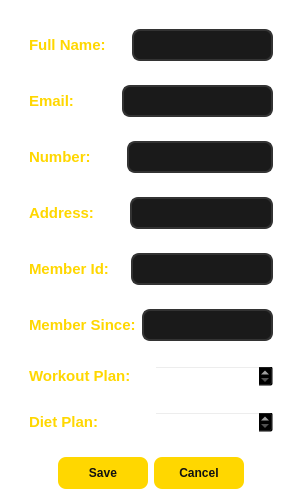
<?xml version="1.0" encoding="UTF-8"?>
<ui version="4.0">
 <class>ClientsEditDialog</class>
 <widget class="QDialog" name="ClientsEditDialog">
  <property name="geometry">
   <rect>
    <x>0</x>
    <y>0</y>
    <width>302</width>
    <height>490</height>
   </rect>
  </property>
  <property name="windowTitle">
   <string>INFO</string>
  </property>
  <property name="windowIcon">
   <iconset>
    <normalon>:/icons/FILES/LOGO.png</normalon>
   </iconset>
  </property>
  <property name="styleSheet">
   <string notr="true">QDialog
{
    background-color: #111111;
    color: white;
    font-family: &quot;Segoe UI&quot;;
}

QWidget
{
    background-color: transparent;
    color: white;
}

QLabel
{
    color: #FFD700;
    font-size: 11pt;
    font-weight: bold;
    border: none;
}

QLineEdit
{
    background-color: #1a1a1a;
    color: white;
    border: 2px solid #333333;
    border-radius: 8px;
    padding: 6px;
    selection-background-color: #FFD700;
    selection-color: black;
}

QLineEdit:focus
{
    border: 2px solid #FFD700;
}

QLineEdit:disabled
{
    background-color: #222222;
    color: #888888;
    border: 2px solid #444444;
}

QDialogButtonBox QPushButton
{
    background-color: #FFD700;
    color: #111111;
    border: none;
    border-radius: 8px;
    min-width: 90px;
    min-height: 32px;
    font-weight: bold;
}

QDialogButtonBox QPushButton:hover
{
    background-color: #e6c200;
}

QDialogButtonBox QPushButton:pressed
{
    background-color: #c9aa00;
}

QDialogButtonBox QPushButton[text=&quot;Cancel&quot;]
{
    background-color: #2a2a2a;
    color: white;
}

QDialogButtonBox QPushButton[text=&quot;Cancel&quot;]:hover
{
    background-color: #3a3a3a;
}
</string>
  </property>
  <layout class="QVBoxLayout" name="verticalLayout">
   <item>
    <widget class="QWidget" name="widget" native="true">
     <layout class="QVBoxLayout" name="verticalLayout_2">
      <item>
       <widget class="QWidget" name="widget_3" native="true">
        <layout class="QHBoxLayout" name="horizontalLayout_2">
         <property name="spacing">
          <number>26</number>
         </property>
         <item>
          <widget class="QLabel" name="label_3">
           <property name="text">
            <string>Full Name:</string>
           </property>
          </widget>
         </item>
         <item>
          <widget class="QLineEdit" name="lineEdit">
           <property name="readOnly">
            <bool>true</bool>
           </property>
          </widget>
         </item>
        </layout>
       </widget>
      </item>
      <item>
       <widget class="QWidget" name="widget_2" native="true">
        <layout class="QHBoxLayout" name="horizontalLayout">
         <property name="spacing">
          <number>48</number>
         </property>
         <item>
          <widget class="QLabel" name="label">
           <property name="text">
            <string>Email:</string>
           </property>
          </widget>
         </item>
         <item>
          <widget class="QLineEdit" name="lineEdit_2">
           <property name="readOnly">
            <bool>true</bool>
           </property>
          </widget>
         </item>
        </layout>
       </widget>
      </item>
      <item>
       <widget class="QWidget" name="widget_4" native="true">
        <layout class="QHBoxLayout" name="horizontalLayout_3">
         <property name="spacing">
          <number>36</number>
         </property>
         <item>
          <widget class="QLabel" name="label_5">
           <property name="text">
            <string>Number:</string>
           </property>
          </widget>
         </item>
         <item>
          <widget class="QLineEdit" name="lineEdit_3">
           <property name="readOnly">
            <bool>true</bool>
           </property>
          </widget>
         </item>
        </layout>
       </widget>
      </item>
      <item>
       <widget class="QWidget" name="widget_7" native="true">
        <layout class="QHBoxLayout" name="horizontalLayout_6">
         <property name="spacing">
          <number>36</number>
         </property>
         <item>
          <widget class="QLabel" name="label_11">
           <property name="text">
            <string>Address:</string>
           </property>
          </widget>
         </item>
         <item>
          <widget class="QLineEdit" name="lineEdit_4">
           <property name="readOnly">
            <bool>true</bool>
           </property>
          </widget>
         </item>
        </layout>
       </widget>
      </item>
      <item>
       <widget class="QWidget" name="widget_6" native="true">
        <layout class="QHBoxLayout" name="horizontalLayout_5">
         <property name="spacing">
          <number>22</number>
         </property>
         <item>
          <widget class="QLabel" name="label_9">
           <property name="text">
            <string>Member Id:</string>
           </property>
          </widget>
         </item>
         <item>
          <widget class="QLineEdit" name="lineEdit_5">
           <property name="readOnly">
            <bool>true</bool>
           </property>
          </widget>
         </item>
        </layout>
       </widget>
      </item>
      <item>
       <widget class="QWidget" name="widget_5" native="true">
        <layout class="QHBoxLayout" name="horizontalLayout_4">
         <item>
          <widget class="QLabel" name="label_7">
           <property name="text">
            <string>Member Since:</string>
           </property>
          </widget>
         </item>
         <item>
          <widget class="QLineEdit" name="lineEdit_6">
           <property name="readOnly">
            <bool>true</bool>
           </property>
          </widget>
         </item>
        </layout>
       </widget>
      </item>
      <item>
       <widget class="QWidget" name="widget_8" native="true">
        <layout class="QHBoxLayout" name="horizontalLayout_7">
         <item>
          <widget class="QLabel" name="label_2">
           <property name="text">
            <string>Workout Plan:</string>
           </property>
          </widget>
         </item>
         <item>
          <widget class="QSpinBox" name="spinBox"/>
         </item>
        </layout>
       </widget>
      </item>
      <item>
       <widget class="QWidget" name="widget_9" native="true">
        <layout class="QHBoxLayout" name="horizontalLayout_8">
         <item>
          <widget class="QLabel" name="label_4">
           <property name="text">
            <string>Diet Plan:</string>
           </property>
          </widget>
         </item>
         <item>
          <widget class="QSpinBox" name="spinBox_2"/>
         </item>
        </layout>
       </widget>
      </item>
     </layout>
    </widget>
   </item>
   <item>
    <widget class="QDialogButtonBox" name="buttonBox">
     <property name="orientation">
      <enum>Qt::Horizontal</enum>
     </property>
     <property name="standardButtons">
      <set>QDialogButtonBox::Cancel|QDialogButtonBox::Save</set>
     </property>
     <property name="centerButtons">
      <bool>true</bool>
     </property>
    </widget>
   </item>
  </layout>
 </widget>
 <resources/>
 <connections/>
</ui>
